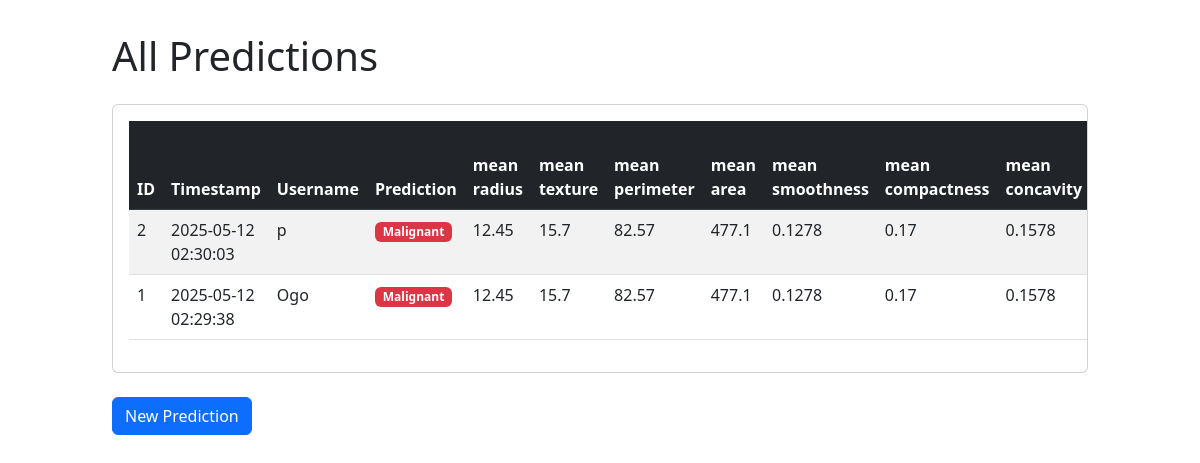
Before: /records with the older database file.
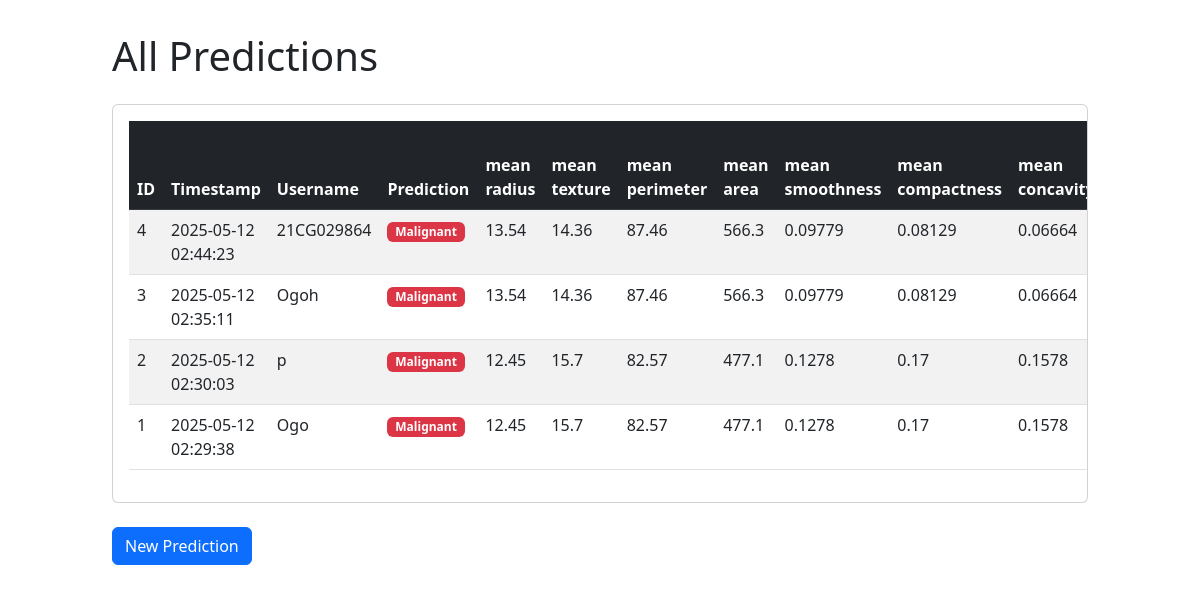
After: the same page with the newer database file.
### tables this page shows
CREATE TABLE predictions (
              id INTEGER PRIMARY KEY AUTOINCREMENT,
              username TEXT NOT NULL,
              timestamp DATETIME DEFAULT CURRENT_TIMESTAMP,
              prediction INTEGER NOT NULL,
              mean_radius REAL NOT NULL,
  mean_texture REAL NOT NULL,
  mean_perimeter REAL NOT NULL,
  mean_area REAL NOT NULL,
  mean_smoothness REAL NOT NULL,
  mean_compactness REAL NOT NULL,
  mean_concavity REAL NOT NULL,
  mean_concave_points REAL NOT NULL,
  mean_symmetry REAL NOT NULL,
  mean_fractal_dimension REAL NOT NULL,
  radius_error REAL NOT NULL,
  texture_error REAL NOT NULL,
  perimeter_error REAL NOT NULL,
  area_error REAL NOT NULL,
  smoothness_error REAL NOT NULL,
  compactness_error REAL NOT NULL,
  concavity_error REAL NOT NULL,
  concave_points_error REAL NOT NULL,
  symmetry_error REAL NOT NULL,
  fractal_dimension_error REAL NOT NULL,
  worst_radius REAL NOT NULL,
  worst_texture REAL NOT NULL,
  worst_perimeter REAL NOT NULL,
  worst_area REAL NOT NULL,
  worst_smoothness REAL NOT NULL,
  worst_compactness REAL NOT NULL,
  worst_concavity REAL NOT NULL,
  worst_concave_points REAL NOT NULL,
  worst_symmetry REAL NOT NULL,
  worst_fractal_dimension REAL NOT NULL
            );

### app.py (the view)
@app.route('/records')
def records():
    try:
        with get_db_connection() as conn:
            rows = conn.execute("SELECT * FROM predictions ORDER BY timestamp DESC").fetchall()
        return render_template('records.html', rows=rows, feature_names=feature_names)
    except Exception as e:
        logger.error(f"Error loading records: {e}")
        flash("Error loading prediction records.", "error")
        return redirect(url_for('index'))

### app.py (called while the page is built)
def get_db_connection():
    try:
        conn = sqlite3.connect(DB_FILENAME)
        conn.row_factory = sqlite3.Row
        return conn
    except Exception as e:
        logger.error(f"Database connection error: {e}")
        raise

### templates/records.html (shortened to what this page needs)
<!DOCTYPE html>
<html lang="en">
<head>
  <link href="https://cdn.jsdelivr.net/npm/bootstrap@5.3.0-alpha1/dist/css/bootstrap.min.css" rel="stylesheet">
</head>
<body>
  <div class="container">
    <h1 class="mb-4">All Predictions</h1>
    <div class="card mb-4">
      <div class="card-body table-responsive">
        <table class="table table-striped table-hover">
          <thead class="table-dark">
            <tr>
              <th>ID</th>
              <th>Timestamp</th>
              <th>Username</th>
              <th>Prediction</th>
              {% for fn in feature_names %}
                <th>{{ fn }}</th>
              {% endfor %}
            </tr>
          </thead>
          <tbody>
            {% for row in rows %}
              <tr>
                <td>{{ row.id }}</td>
                <td>{{ row.timestamp }}</td>
                <td>{{ row.username }}</td>
                <td>
                  <span class="badge {{ 'bg-success' if row.prediction==0 else 'bg-danger' }}">
                    {{ 'Benign' if row.prediction==0 else 'Malignant' }}
                  </span>
                </td>
                {% for fn in feature_names %}
                  <td>{{ row[fn.replace(' ', '_')] }}</td>
                {% endfor %}
              </tr>
            {% endfor %}
          </tbody>
        </table>
      </div>
    </div>
    <a href="{{ url_for('index') }}" class="btn btn-primary">New Prediction</a>
  </div>
</body>
</html>

### templates/records.html (style rules this page uses)
body { padding-top: 2rem; }
.container { max-width: 1000px; }

Changed rows visible on the page:
added predictions: id "4", timestamp "2025-05-12 02:44:23", username "21CG029864", prediction "Malignant", mean_radius "13.54" "14.36" "87.46" "566.3" "0.09779" "0.08129" "0.06664"
added predictions: id "3", timestamp "2025-05-12 02:35:11", username "Ogoh", prediction "Malignant", mean_radius "13.54" "14.36" "87.46" "566.3" "0.09779" "0.08129" "0.06664"
Other visible differences:
new list line: "mean…"
list line gone: "mean concavity"
